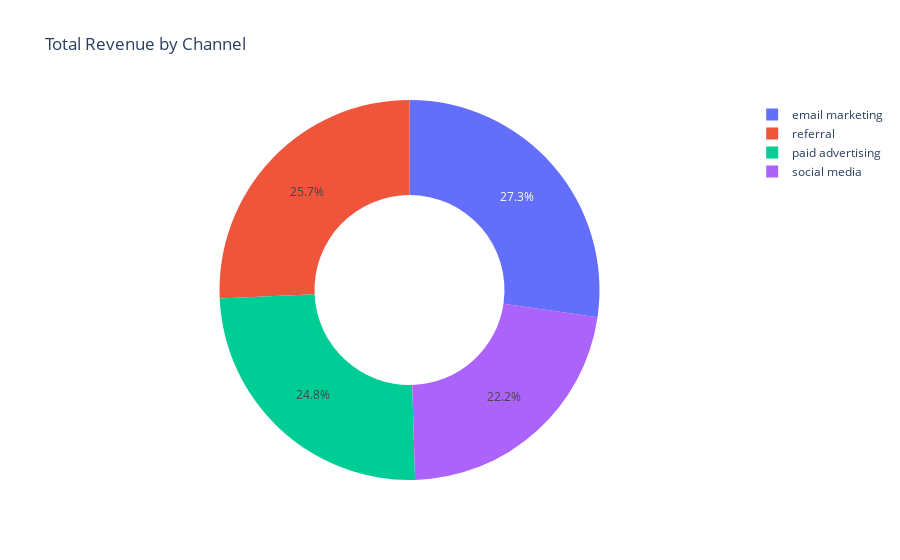

The code cell stored with this chart in its notebook:
### Code cell
revenue_by_channel = data.groupby('channel')['revenue'].sum().reset_index()
fig = px.pie(revenue_by_channel,
              values= 'revenue',
              names = 'channel',
              title='Total Revenue by Channel',
              hole = 0.5)
fig.show()

### Figure 1 — Plotly figure (JSON) as saved in the notebook; plotly's stock layout.template omitted (floating-point values rounded to 4 significant figures)
{"data": [{"domain": {"x": [0, 1], "y": [0, 1]}, "hole": 0.5, "hovertemplate": "channel=%{label}<br>revenue=%{value}<extra></extra>", "labels": ["email marketing", "paid advertising", "referral", "social media"], "legendgroup": "", "name": "", "showlegend": true, "type": "pie", "values": [604706, 548396, 569552, 492667]}], "layout": {"autosize": true, "legend": {"tracegroupgap": 0}, "title": {"text": "Total Revenue by Channel"}}}
